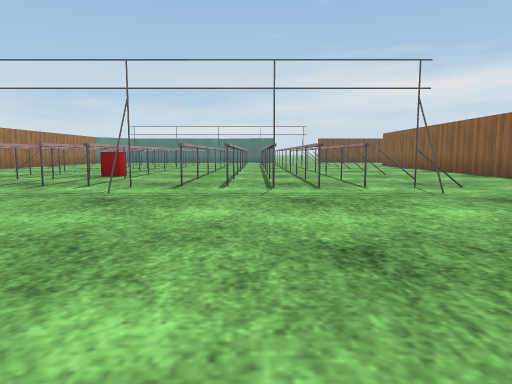
[1] (above)

19 first-person views from a walk through a Gazebo world. The camera is 0.94 m above the floor, tilts 6° down and sees 70° across. The floor is counted in squares, 2 m on a side. Each view is taken from the middle of a square. On the plan, view 1 faces up. The plan holds only what a view shows up to about 9 squares ahead; the rest is blank. Gazebo's built-in surfaces are drawn with simple patterns. Surface patterns are stand-ins for the level's own textures.

[2]
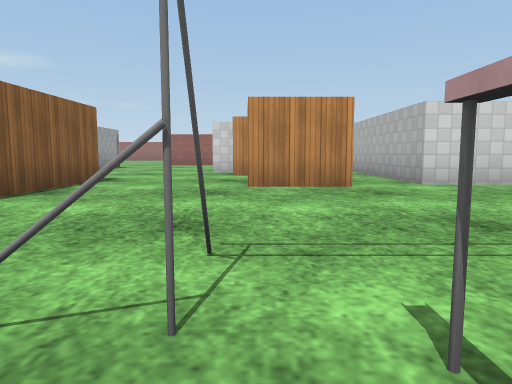

[3]
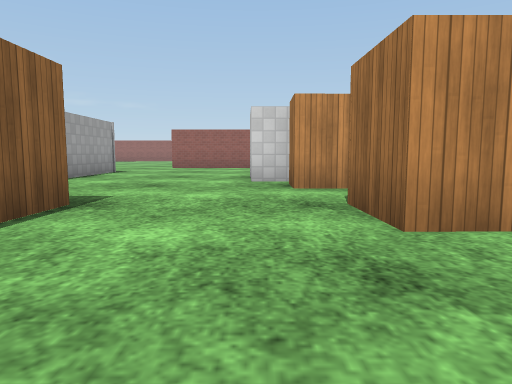

[4]
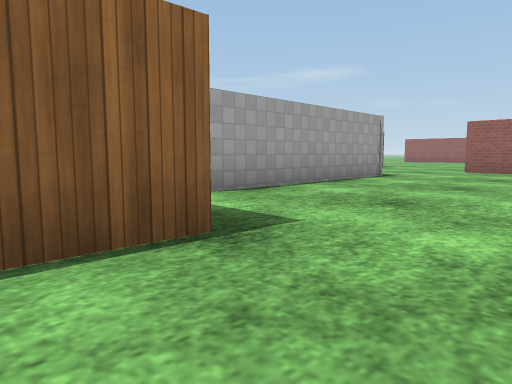

[5]
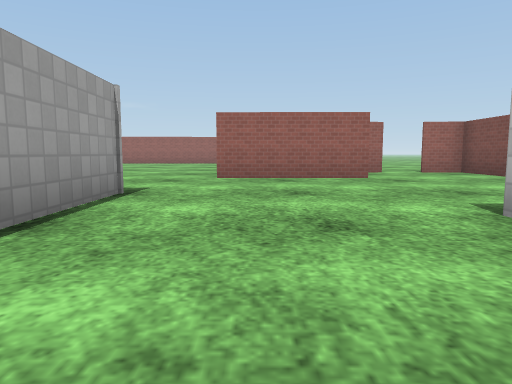

[6]
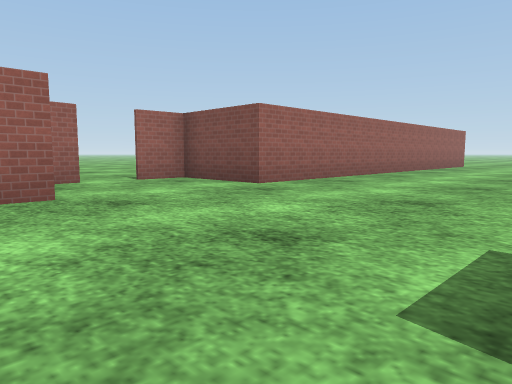

[7]
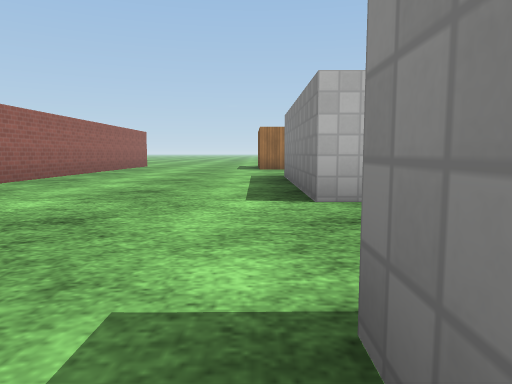

[8]
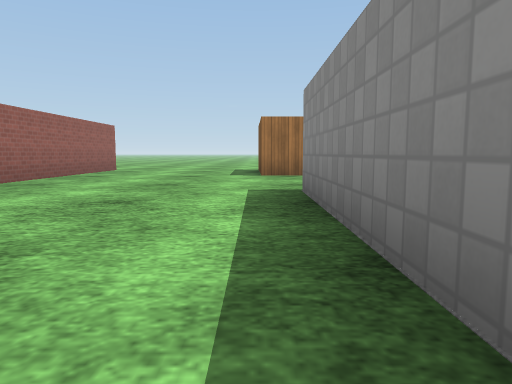

[9]
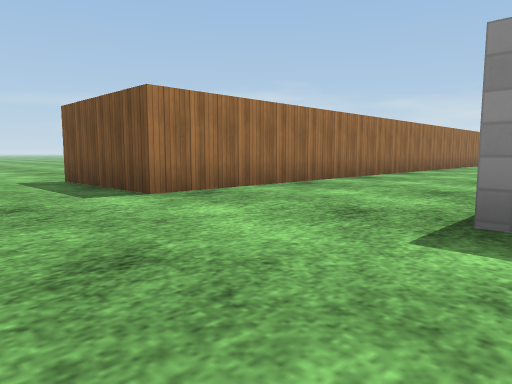

[10]
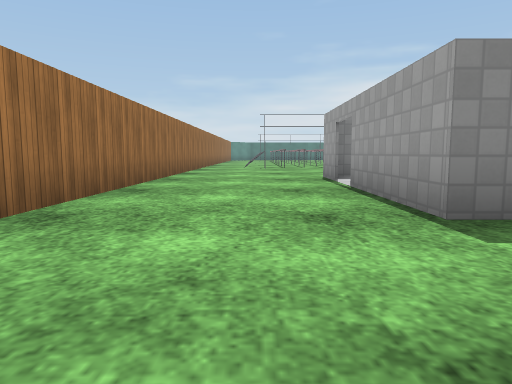

[11]
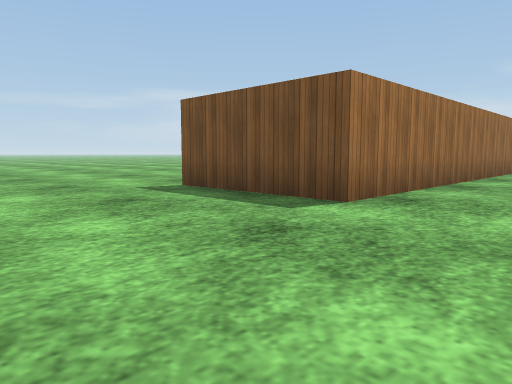

[12]
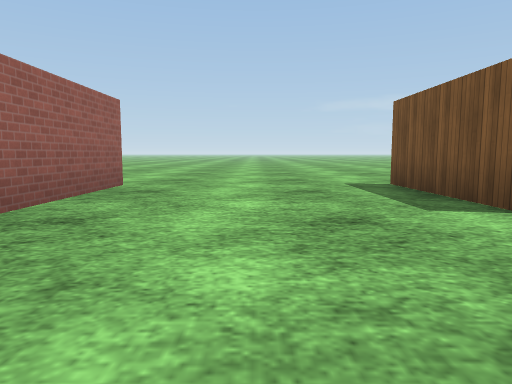

[13]
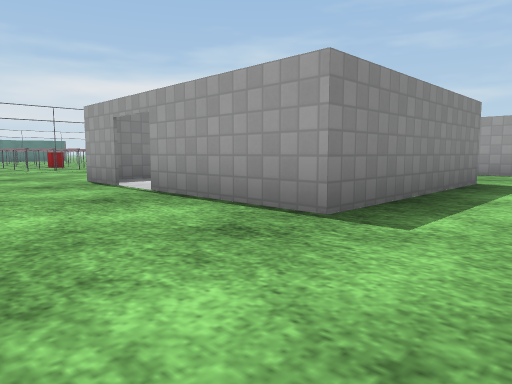

[14]
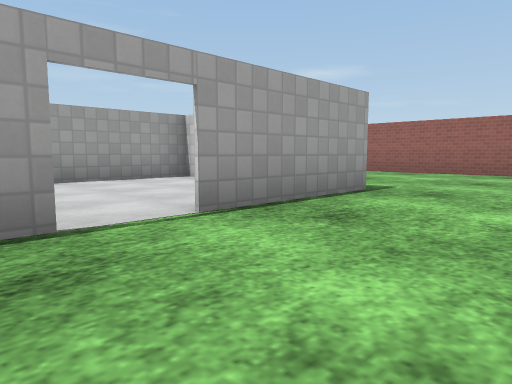

[15]
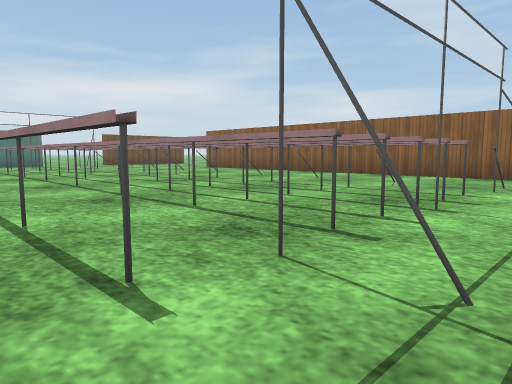

[16]
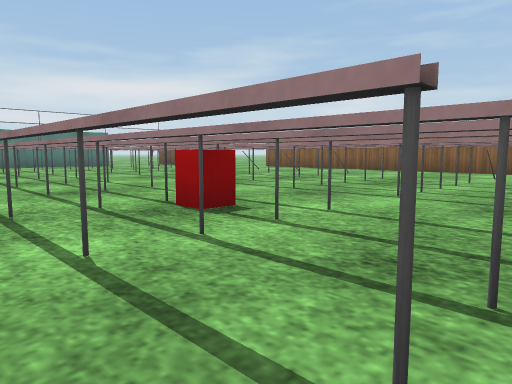

[17]
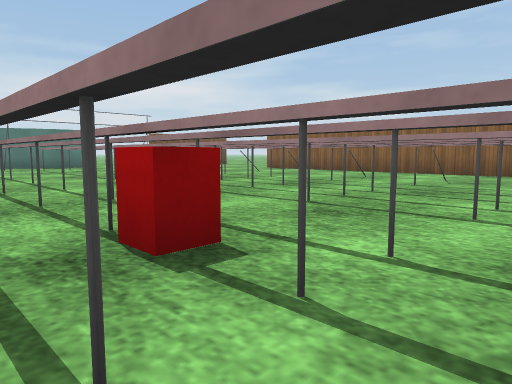

[18]
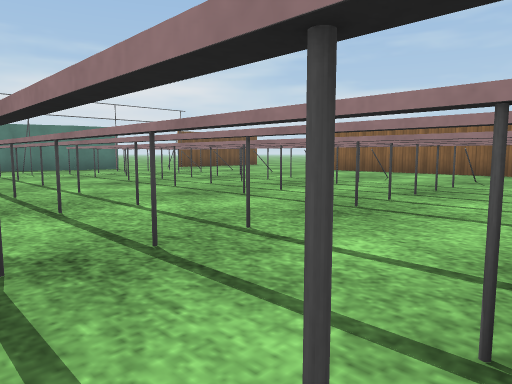

[19]
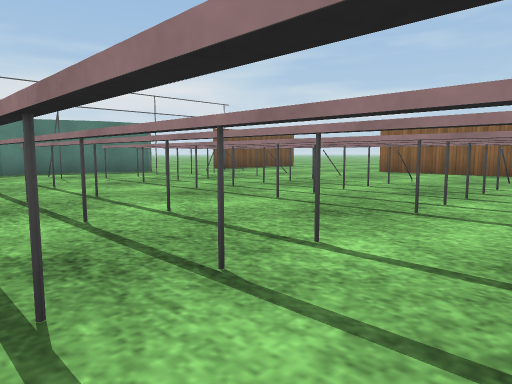

### Floor plan
Key: @ floor where view 1 was taken; # wall or solid block; . floor; D open door; B dark grey box; R red box; T thing the floor can be seen under or through; C grey cylinder; P grey pole; O other object.
Columns run from 12 left of view 1 to 8 right of it. Each row starts with its distance up from view 1.
 19           ###
 18          .O...
 17          BO#O#
 16          #.#O#O.
 15          #.#OT...
 14          #.#OTO..#
 13         .#.#OTO..#
 12         .#.#OT...#
 11         .#.#OTO..#
 10         .#.#OTO..#
  9         .#.#OT...#
  8        #.R.#OTO..#
  7        #.#.#OTO..#
  6        #.#.#OT...#
  5        ...C#P.CP.#
  4        ...P...P..
  3        .. .......
  2     #.... .......#
  1     #.... .......#
  0     #..#####@##..#
 -1     #..D...#. .....
 -2     #..#...#. #....#
 -3     #..#...#   ....#
 -4     #..#####...#...#
 -5 ..###..............#
 -6 ...................#
 -7 ....................
 -8 ....................
 -9 ..###########..####.
-10             #...   ..
-11             #.#    ..
-12              ..
-13             ..
-14             ..

Positions as (right, up) in squares from view 1, and headings:
1: (0, 0), facing up
2: (2, 6), facing down
3: (3, 3), facing down
4: (3, 1), facing down-right
5: (5, -2), facing down
6: (4, -5), facing down-left
7: (3, -5), facing left
8: (0, -5), facing left
9: (-4, -7), facing up-left
10: (-6, -7), facing up
11: (-6, -8), facing up-left
12: (-5, -7), facing left
13: (-7, -6), facing up-right
14: (-7, 0), facing down-right
15: (-3, 4), facing up-right
16: (-5, 5), facing up-right
17: (-4, 6), facing up-right
18: (-4, 8), facing up-right
19: (-4, 10), facing up-right
